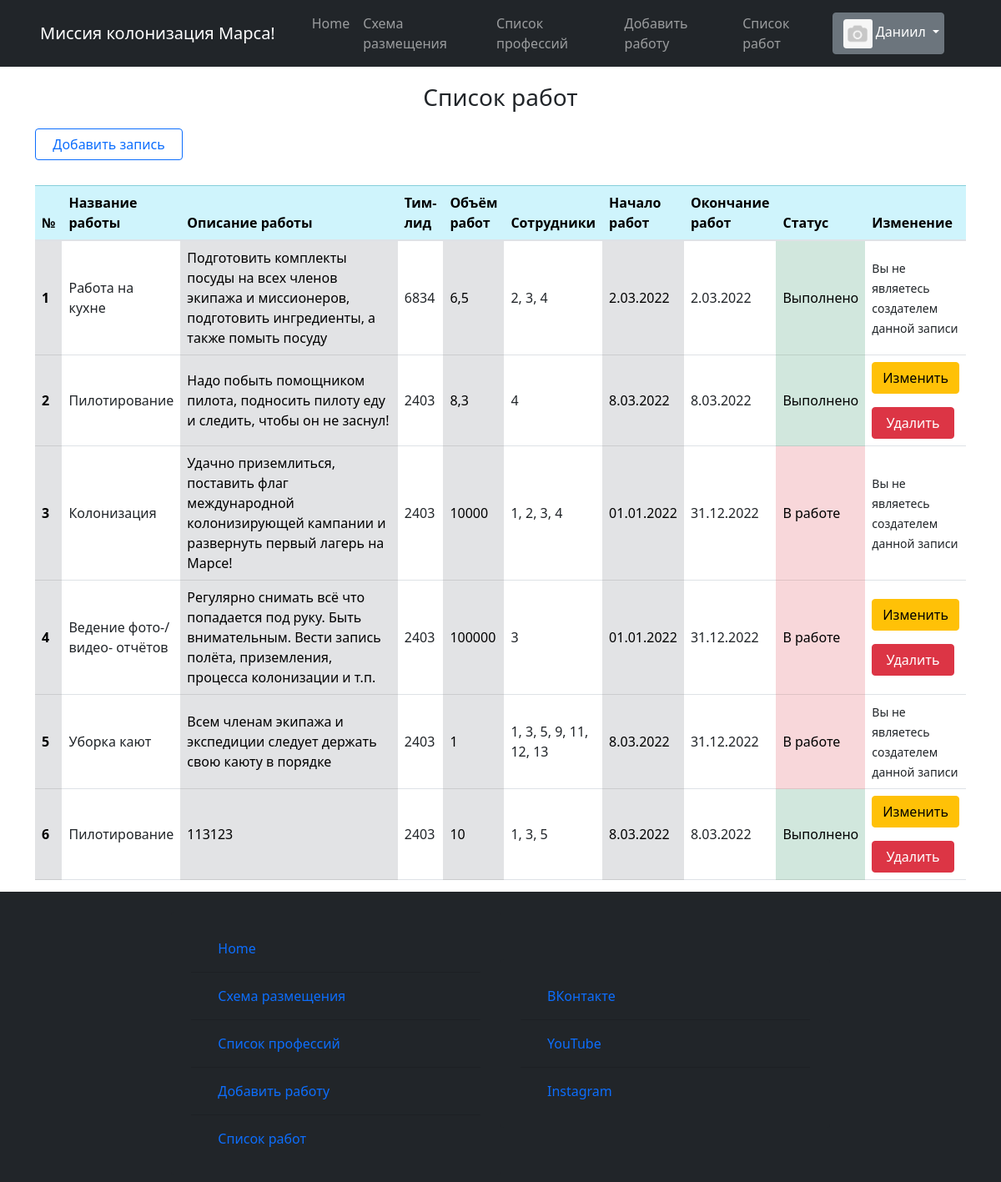
Before: /job_list (signed in) with the older database file.
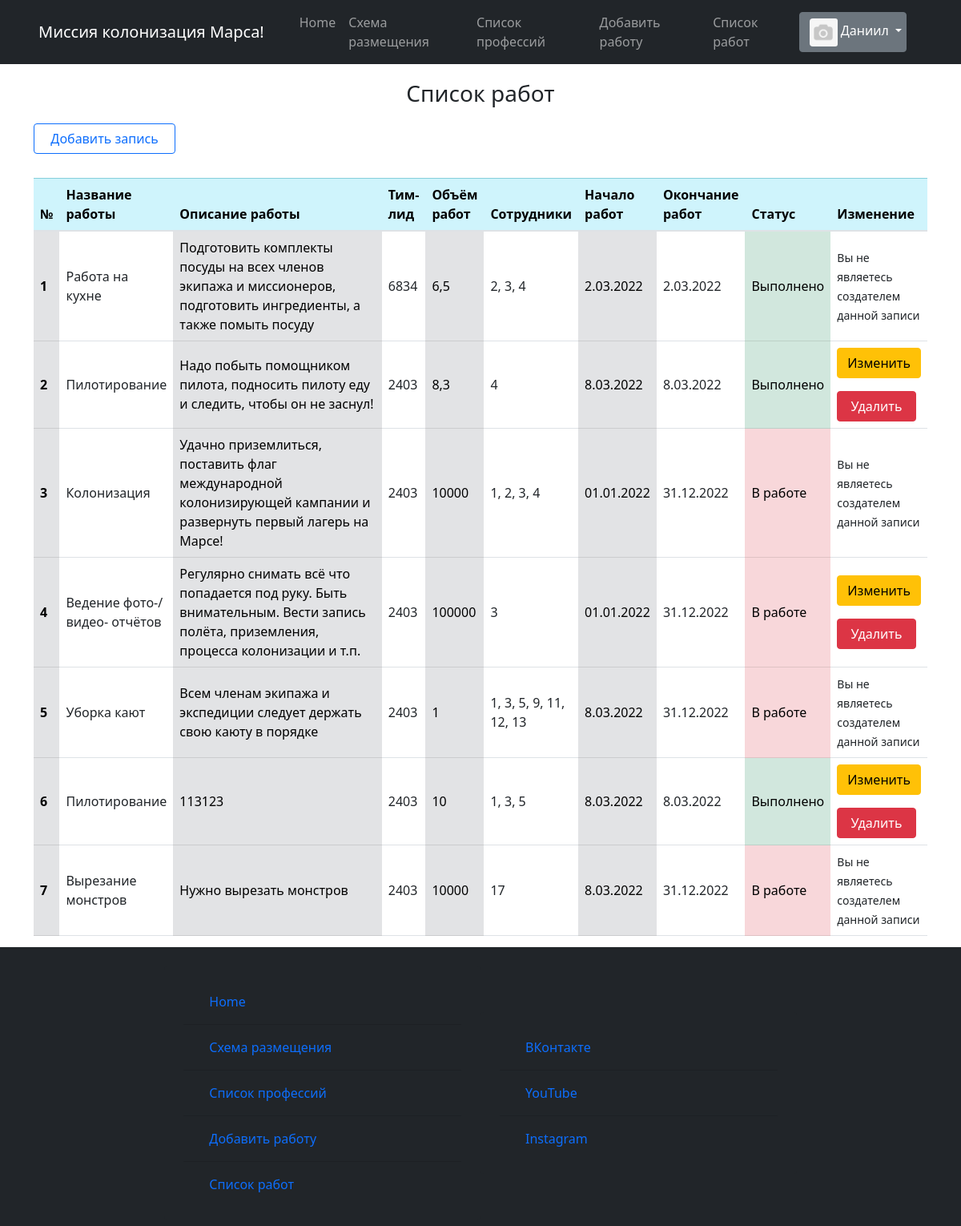
After: the same page with the newer database file.
### static/data/jobs.py (models this page shows)
class Jobs(SqlAlchemyBase, UserMixin, SerializerMixin):
    __tablename__ = 'jobs'
    id = sqlalchemy.Column(sqlalchemy.Integer,
                           primary_key=True, autoincrement=True)
    job_title = sqlalchemy.Column(sqlalchemy.String, nullable=True)
    job_describe = sqlalchemy.Column(sqlalchemy.String, nullable=True)
    team_leader = sqlalchemy.Column(sqlalchemy.Integer, nullable=True)
    work_size = sqlalchemy.Column(sqlalchemy.Integer, nullable=True)
    collaborators = sqlalchemy.Column(sqlalchemy.String, nullable=True)
    start_date = sqlalchemy.Column(sqlalchemy.String, nullable=True)
    end_date = sqlalchemy.Column(sqlalchemy.String, nullable=True)
    creator = sqlalchemy.Column(sqlalchemy.Integer, nullable=True)
    is_finished = sqlalchemy.Column(sqlalchemy.Boolean, nullable=True)
    is_only_for_crew = sqlalchemy.Column(sqlalchemy.Boolean, nullable=True)

### runner.py (the view)
@app.route('/job_list', methods=['POST', 'GET'])
def job_list():
    db_sess = db_session.create_session()
    jobs = db_sess.query(Jobs).all()
    return render_template('html/job_list.html',
                           jobs=jobs,
                           image=image,
                           title='Список работ',
                           menu_bar_title='Миссия колонизация Марса!', )

### runner.py (called while the page is built)
@login_manager.user_loader
def load_user(user_id):
    db_sess = db_session.create_session()
    return db_sess.query(User).get(user_id)

### static/data/db_session.py (called while the page is built)
def create_session() -> Session:
    global __factory
    return __factory()

### templates/html/job_list.html (shortened to what this page needs)
{% extends "html/base.html" %}
{% block content %}
    <div class="startpage">
        <div class="card-body-title job-list-title">
            <h3>Список работ</h3>
        </div>
        <a href="/create_job" class="btn btn-outline-primary">
              Добавить запись
        </a>
        <table class="table job-list">
            <thead class="table-info">
                <th scope="col">№</th>
                <th scope="col">Название работы</th>
                <th scope="col" class="col-lg-3">Описание работы</th>
                <th scope="col">Тим-лид</th>
                <th scope="col">Объём работ</th>
                <th scope="col">Сотрудники</th>
                <th scope="col">Начало работ</th>
                <th scope="col">Окончание работ</th>
                <th scope="col">Статус</th>
                <th scope="col">Изменение</th>
            </thead>
            <tbody>
                {% for job in jobs %}
                    <tr>
                        <th scope="row" class="table-secondary align-middle"> {{ loop.index }}</th>
                        <td class="align-middle">{{ job.job_title }}</td>
                        <td class="table-secondary align-middle">{{ job.job_describe }}</td>
                        <td class="align-middle">{{ job.team_leader }}</td>
                        <td class="table-secondary align-middle">{{ job.work_size }}</td>
                        <td class="align-middle">{{ job.collaborators }}</td>
                        <td class="table-secondary align-middle">{{ job.start_date}}</td>
                        <td class="align-middle">{{ job.end_date }}</td>
                        {% if job.is_finished == 0 %}
                            <td class="table-danger align-middle">В работе</td>
                        {% else %}
                            <td class="table-success align-middle">Выполнено</td>
                        {% endif %}
                        <td class="align-middle">
                            {% if current_user.is_authenticated and current_user.id == job.creator %}
                                <div>
                                    <a href="/edit_job/{{ job.id }}" class="btn btn-warning">
                                        Изменить
                                    </a>
                                    <a href="/job_delete/{{ job.id }}" class="btn btn-danger">
                                         Удалить
                                    </a>
                                </div>
                            {% else %}
                                <div>
                                    <small>Вы не являетесь создателем данной записи</small>
                                </div>
                            {% endif %}
                        </td>
                    </tr>
                {% endfor %}
            </tbody>
        </table>
    </div>
{% endblock %}

Changed rows visible on the page:
added Jobs: job_title "Вырезание монстров", job_describe "Нужно вырезать монстров", team_leader "2403", work_size "10000", collaborators "17", start_date "8.03.2022", end_date "31.12.2022", is_finished "В работе", creator "Вы не являетесь создателем данной записи"
